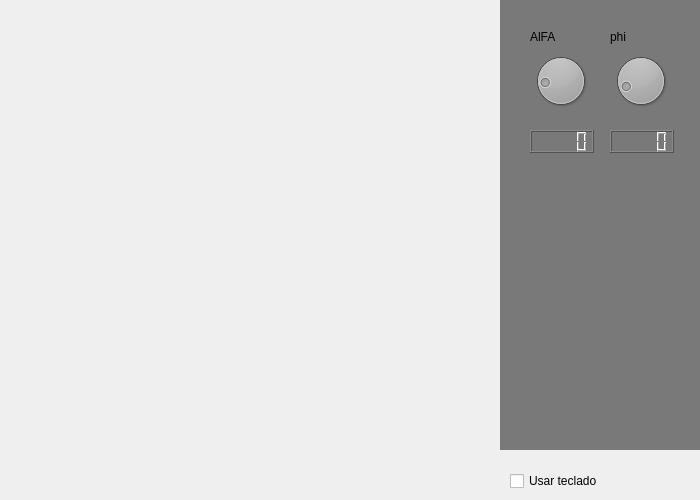
<?xml version="1.0" encoding="UTF-8"?>
<ui version="4.0">
 <class>Widget</class>
 <widget class="QWidget" name="Widget">
  <property name="geometry">
   <rect>
    <x>0</x>
    <y>0</y>
    <width>700</width>
    <height>500</height>
   </rect>
  </property>
  <property name="windowTitle">
   <string>Widget</string>
  </property>
  <widget class="QWidget" name="widget" native="true">
   <property name="geometry">
    <rect>
     <x>500</x>
     <y>0</y>
     <width>200</width>
     <height>450</height>
    </rect>
   </property>
   <property name="autoFillBackground">
    <bool>false</bool>
   </property>
   <property name="styleSheet">
    <string notr="true">background-color: rgb(121, 121, 121);</string>
   </property>
   <widget class="QWidget" name="layoutWidget">
    <property name="geometry">
     <rect>
      <x>30</x>
      <y>30</y>
      <width>61</width>
      <height>81</height>
     </rect>
    </property>
    <layout class="QVBoxLayout" name="verticalLayout">
     <item>
      <widget class="QLabel" name="label">
       <property name="text">
        <string>AlFA</string>
       </property>
      </widget>
     </item>
     <item>
      <widget class="QDial" name="dial">
       <property name="maximum">
        <number>360</number>
       </property>
       <property name="value">
        <number>63</number>
       </property>
      </widget>
     </item>
    </layout>
   </widget>
   <widget class="QWidget" name="layoutWidget">
    <property name="geometry">
     <rect>
      <x>110</x>
      <y>30</y>
      <width>61</width>
      <height>81</height>
     </rect>
    </property>
    <layout class="QVBoxLayout" name="verticalLayout_2">
     <item>
      <widget class="QLabel" name="label_2">
       <property name="text">
        <string>phi</string>
       </property>
      </widget>
     </item>
     <item>
      <widget class="QDial" name="dial_2">
       <property name="maximum">
        <number>360</number>
       </property>
       <property name="value">
        <number>45</number>
       </property>
      </widget>
     </item>
    </layout>
   </widget>
   <widget class="QLCDNumber" name="lcdNumber">
    <property name="geometry">
     <rect>
      <x>30</x>
      <y>130</y>
      <width>64</width>
      <height>23</height>
     </rect>
    </property>
   </widget>
   <widget class="QLCDNumber" name="lcdNumber_2">
    <property name="geometry">
     <rect>
      <x>110</x>
      <y>130</y>
      <width>64</width>
      <height>23</height>
     </rect>
    </property>
   </widget>
  </widget>
  <widget class="QCheckBox" name="checkBox">
   <property name="geometry">
    <rect>
     <x>510</x>
     <y>470</y>
     <width>100</width>
     <height>22</height>
    </rect>
   </property>
   <property name="text">
    <string>Usar teclado</string>
   </property>
  </widget>
 </widget>
 <resources/>
 <connections/>
</ui>
